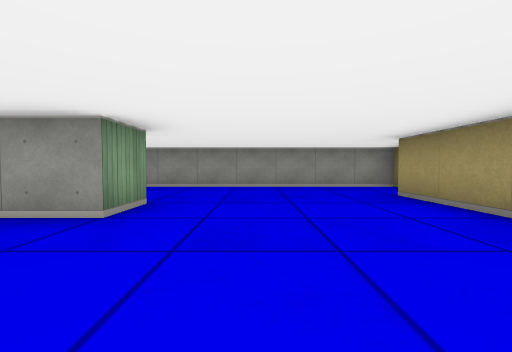
view 1 (above)

24 first-person views from a walk through a cub3D level. The camera is about half as high as the walls, tilts 2° down and sees 90° across. The floor is counted in squares. Each view is taken from the middle of a square. On the plan, view 1 faces up. The plan holds only what a view shows up to about 9 squares ahead; the rest is blank.

view 2
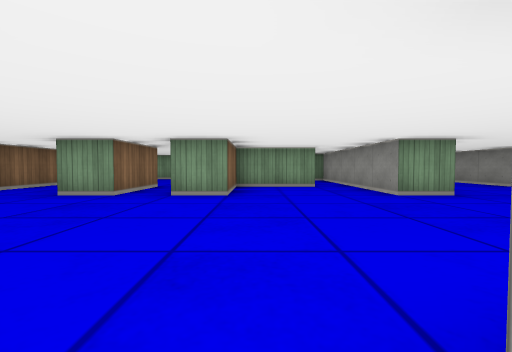

view 3
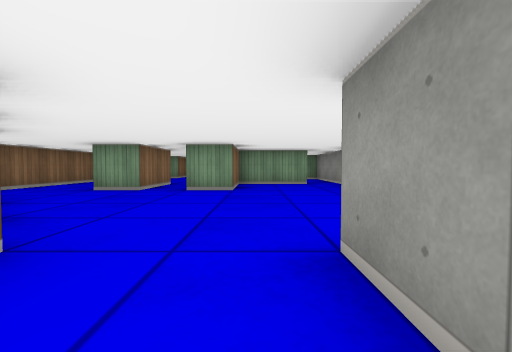

view 4
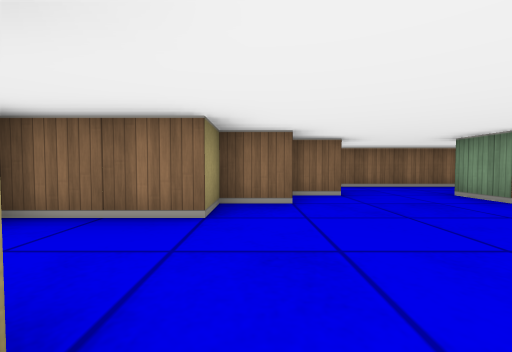

view 5
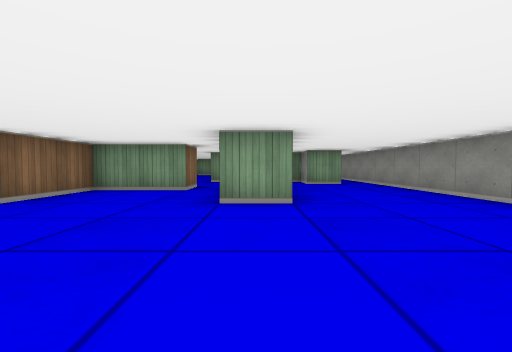

view 6
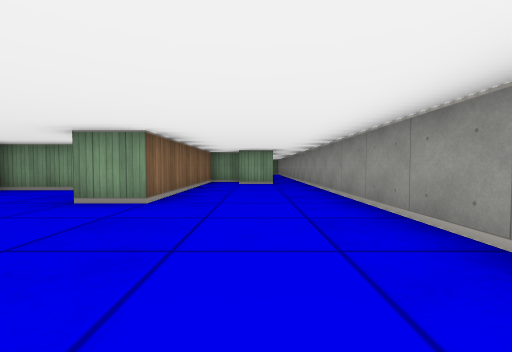

view 7
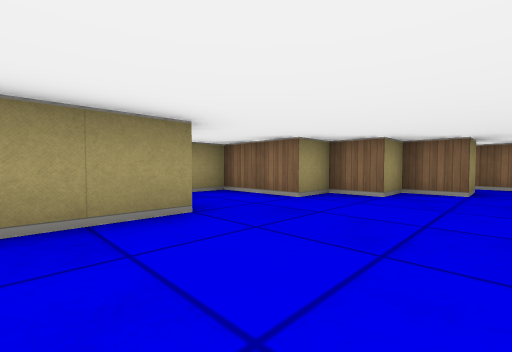

view 8
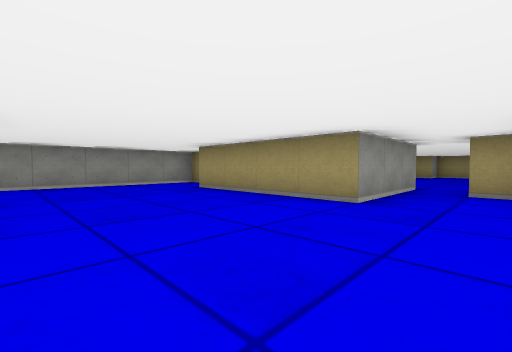

view 9
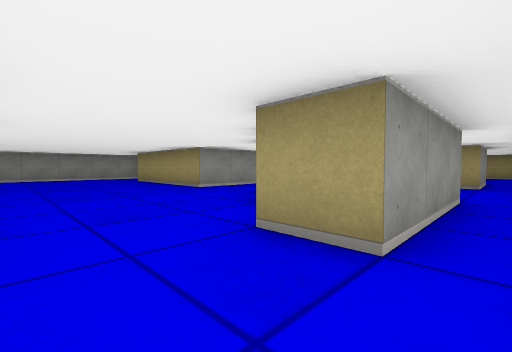

view 10
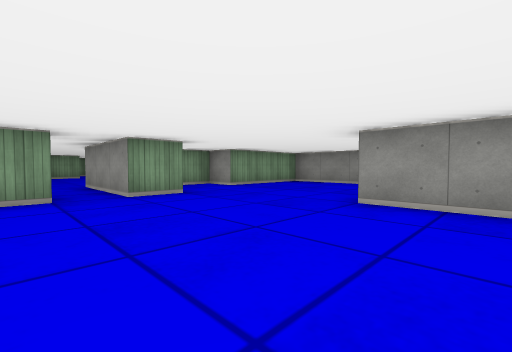

view 11
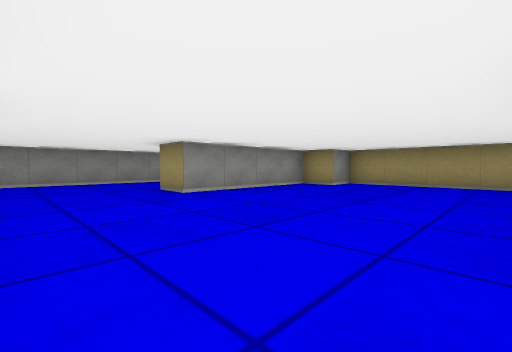

view 12
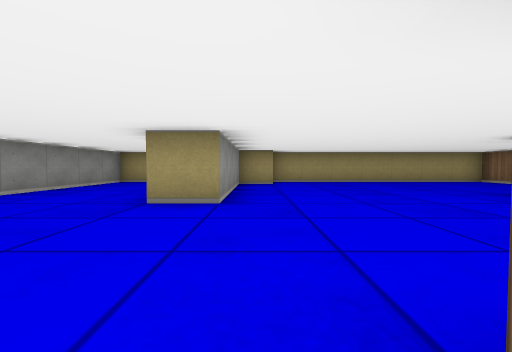

view 13
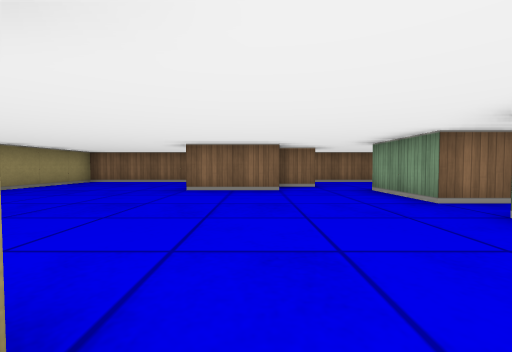

view 14
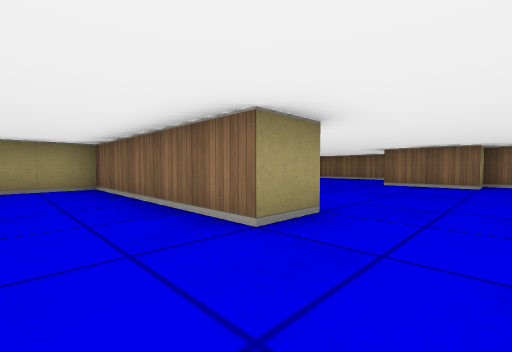

view 15
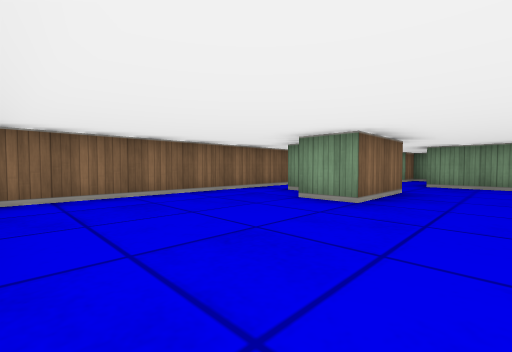

view 16
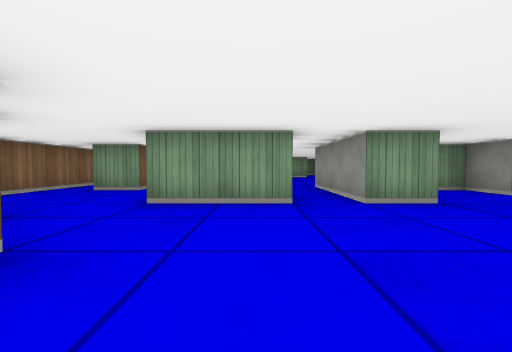

view 17
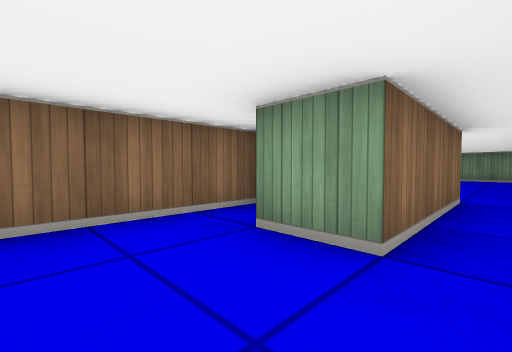

view 18
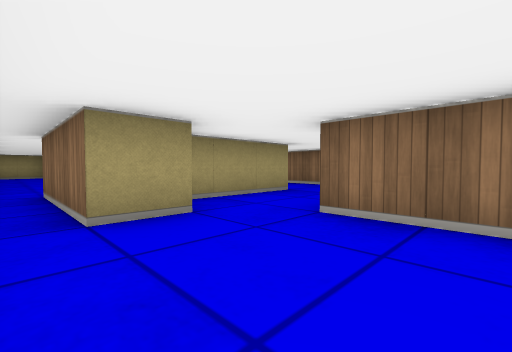

view 19
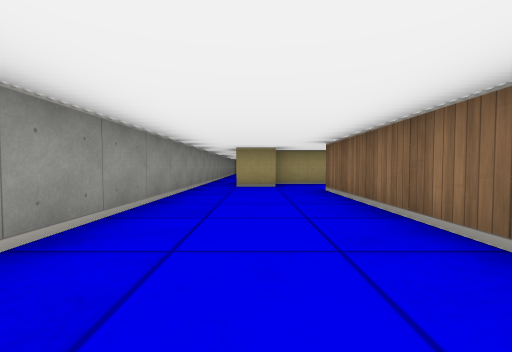

view 20
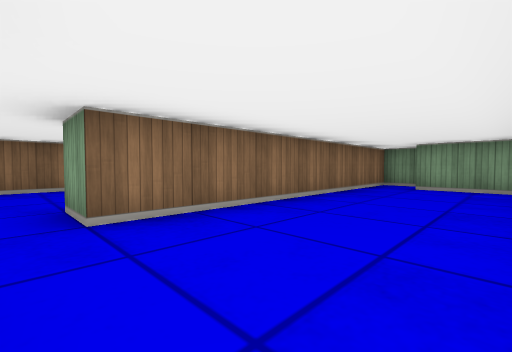

view 21
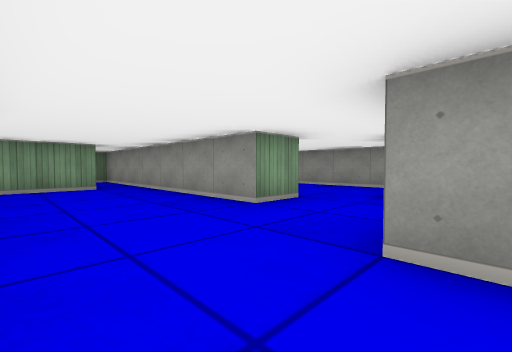

view 22
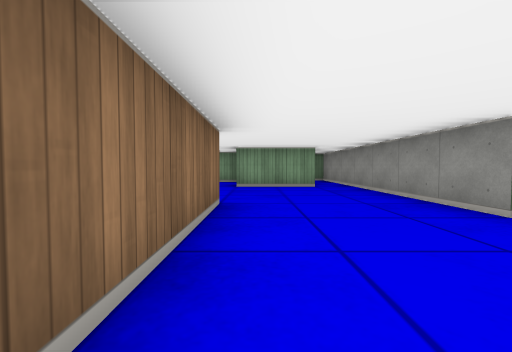

view 23
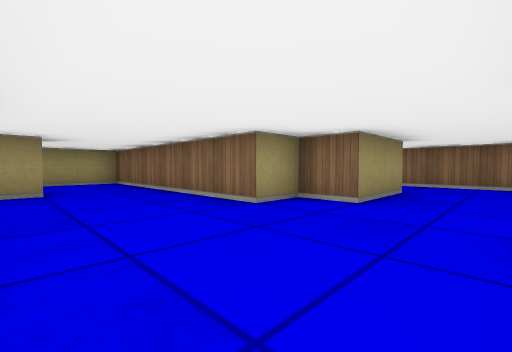

view 24
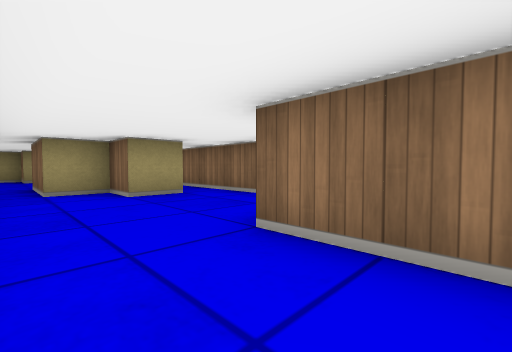

### Floor plan
Ten units are one square. View 1 is at (0, 0); x grows to the right and y downward. Boxes are objects, and circles mark ways between rooms. Rooms are numbered by the first view taken in them; rooms with no view inside come last. Other rooms are left out.
<svg viewBox="-170 -70 310 130">
<path fill="none" stroke="#000" d="M-15 25 -15 35M-45 -15 -35 -15 -35 5 -15 5 -15 15M55 -5 25 -5 25 -45M35 -60 35 -65 -54 -65M35 45 5 45 5 35 15 35 15 25 25 25 25 15 45 15 45 5 55 5M-25 55 35 55M-55 -55 -55 -45 -65 -45 -65 -35 -15 -35 -15 -25 -44 -25M55 5 55 25M55 -16 55 -5M65 35 75 35 75 25 95 25 95 35M85 45 65 45 65 41M35 35 35 45M35 55 135 55 135 -15 125 -15 125 -25 85 -25 85 -35 135 -35 135 -65 45 -65 45 -35 35 -35 35 -26M-85 -44 -85 -55 -55 -55M-75 -25 -75 -45M-155 -61 -155 -45M-165 -44 -165 -35 -95 -35 -95 -25M-54 -65 -136 -65M-95 -25 -165 -25M-115 15 -105 15 -105 5 -45 5 -45 -12M-69 -15 -75 -15 -75 -25M-135 -16 -135 5M-44 -25 -61 -25M-45 45 -45 35 -35 35 -35 25 -15 25M-55 55 -25 55M-91 35 -75 35"/>
<circle cx="30" cy="50" r="3" fill="#2a7"/>
<circle cx="50" cy="0" r="3" fill="#2a7"/>
<circle cx="-60" cy="-60" r="3" fill="#2a7"/>
<circle cx="-40" cy="-20" r="3" fill="#2a7"/>
<circle cx="-15" cy="35" r="3" fill="#2a7"/>
<circle cx="-85" cy="-30" r="3" fill="#2a7"/>
<text x="0" y="-10">1</text>
<text x="90" y="0">2</text>
<text x="-110" y="-50">3</text>
<text x="-100" y="-10">4</text>
<text x="-60" y="30">5</text>
</svg>
Room 1 opens to room 2. Room 1 opens to room 3. Room 1 opens to room 4. Room 1 opens to room 5. Room 3 opens to room 4.

Where each view was taken, in squares from view 1:
view 1: 0 up, 0 right, facing up
view 2: 0 up, 3 right, facing left
view 3: 0 up, 4 right, facing left
view 4: 1 up, 2 right, facing down
view 5: 3 up, 2 right, facing left
view 6: 5 up, 2 right, facing left
view 7: 2 up, 0 right, facing down-right
view 8: 1 down, 1 left, facing up-right
view 9: 5 down, 1 left, facing up-right
view 10: 1 down, 10 right, facing up-left
view 11: 2 down, 6 right, facing up-right
view 12: 2 up, 5 right, facing right
view 13: 3 up, 8 right, facing down
view 14: 5 up, 7 right, facing down-right
view 15: 1 down, 13 right, facing down-left
view 16: 1 down, 9 right, facing left
view 17: 6 up, 4 left, facing down-left
view 18: 6 up, 11 left, facing down-right
view 19: 5 up, 15 left, facing right
view 20: 6 up, 9 left, facing down-left
view 21: 0 up, 7 left, facing up-left
view 22: 0 up, 7 left, facing left
view 23: 2 up, 13 left, facing down-right
view 24: 2 down, 9 left, facing down-right
